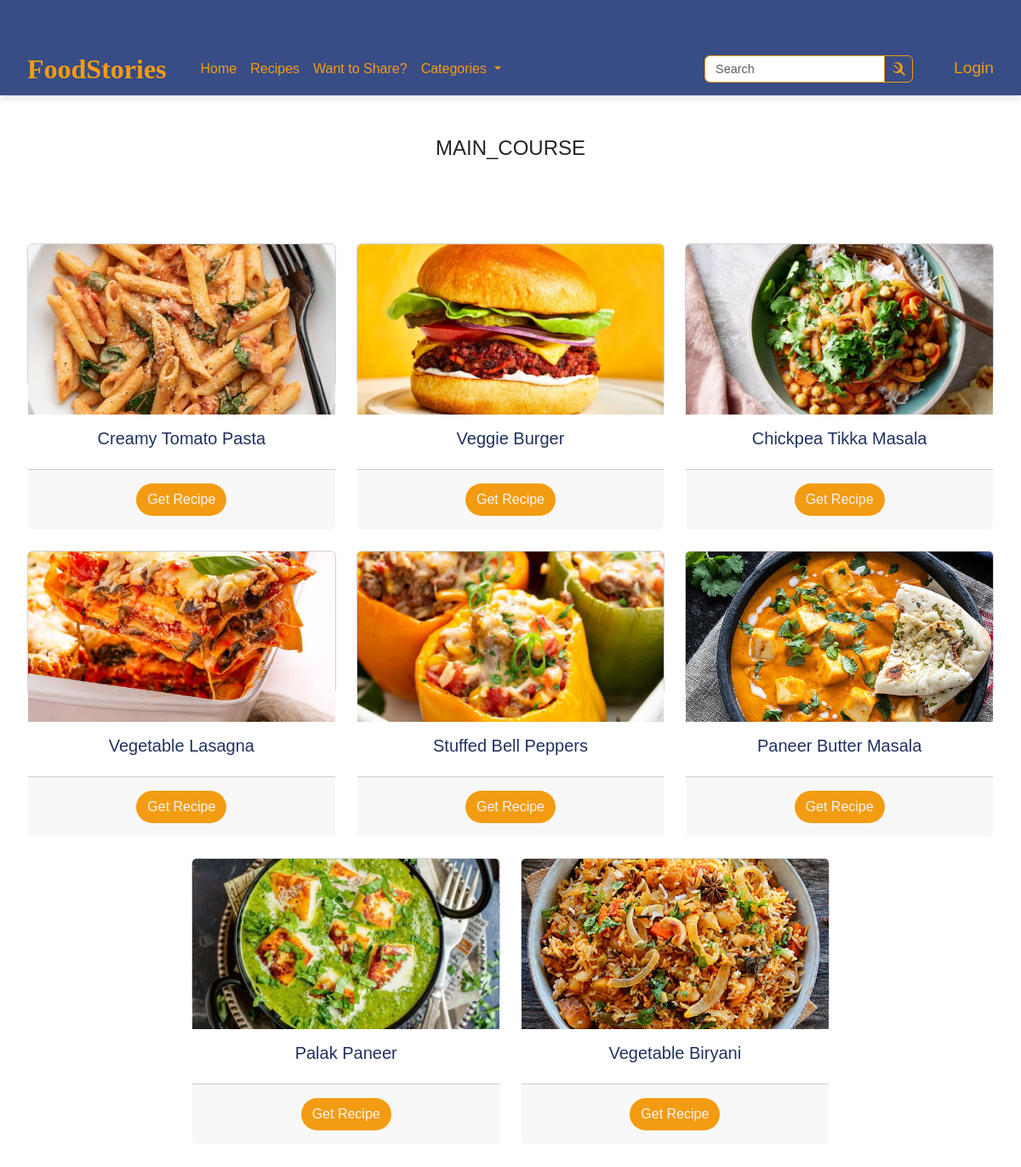
The page /categories/main_course/ on the database its author committed.
### hello/models.py (models this page shows, shortened)
class Receipe(models.Model):
    user = models.ForeignKey(User , on_delete=models.SET_NULL , null=True ,blank=True)
    receipe_name = models.CharField(max_length=100)
    receipe_description = models.TextField()
    receipe_image = models.ImageField(upload_to="receipe")
    receipe_view_count = models.IntegerField(default=1)
    receipe_category = models.CharField(max_length=20,
    choices= [
        ('starters', 'Starters'),
        ('main_course', 'Main Course'),
        ('desserts', 'Desserts'),
    ])

### hello/views.py (the view)
# urls.py: path('categories/<str:category>/', category_recipes, name='category_recipes'),
def category_recipes(request, category):
    receipes = Receipe.objects.filter(receipe_category=category)
    context = {
        'receipes': receipes,
        'category':category,
    }
    return render(request, 'categories.html', context)

### hello/Templates/categories.html (shortened to what this page needs)
{% extends "navbar.html" %}
{% block start %}
<br><br>
<h4 style="text-align: center; ">{{ category|upper }}</h4>
<div class="container mt-5">
    <div class="row mt-5 justify-content-center">
        {% for receipe in receipes %}
        <div class="col-md-6 col-lg-4 mb-4">
            <div class="card h-50">
                <img src="/media/{{ receipe.receipe_image }}" class="card-img-top" alt="{{ receipe.receipe_name }}"
                    style="height: 200px; width: 100%; object-fit: cover;">
                <div class="card-body text-center">
                    <h5 class="card-title">{{ receipe.receipe_name }}</h5>
                </div>
                <div class="card-footer text-center">
                    <button type="button" class="btn rounded-btn m-2" data-toggle="modal"
                        data-target="#recipeModal-{{ receipe.id }}" style="background-color:#F39C12; color:whitesmoke;">
                        Get Recipe
                    </button>
                </div>
            </div>
        </div>
        {% endfor %}
    </div>
</div>
{% endblock %}

### hello/Templates/navbar.html (style rules this page uses)
body { font-family: Arial, sans-serif; }
.rounded-btn { border-radius: 20px; }
.container { margin-top: 50px; padding: 2px; }
.card-img-top { height: 200px; width: 100%; object-fit: cover; }
.card-title { color: #20315f; }

### hello/Templates/categories.html (style rules this page uses)
.rounded-btn { border-radius: 20px; }

### rows shown on the page
Receipe: receipe_image (picture), receipe_name "Creamy Tomato Pasta"
Receipe: receipe_image (picture), receipe_name "Veggie Burger"
Receipe: receipe_image (picture), receipe_name "Chickpea Tikka Masala"
Receipe: receipe_image (picture), receipe_name "Vegetable Lasagna"
Receipe: receipe_image (picture), receipe_name "Stuffed Bell Peppers"
Receipe: receipe_image (picture), receipe_name "Paneer Butter Masala"
Receipe: receipe_image (picture), receipe_name "Palak Paneer"
Receipe: receipe_image (picture), receipe_name "Vegetable Biryani"

### other values the page prints
{{ category|upper }} "MAIN_COURSE"
